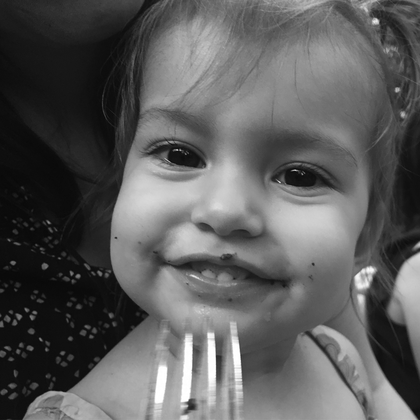
%> input picture PS5/bb.tiff, 420 x 420 px, shrunk from 1024 x 1024 before the run
$ octave quantize_analysis.m   (GNU Octave 9; MATLAB toolbox functions it lacks are replaced by stand-ins)
%> lines starting %> are read from the running program, lines starting %| are printed output that depends on the picture
### PS5/block_dct2_quantize.m
%% Approximate Block DCT 2

function [X_approx, X_dct] = block_dct2_quantize(X)
    N = length(X);
    X_dct = zeros(N, N);
    blocksize = 8;
    numblocks = N / blocksize;
    load('jpeg_Qtable.mat');

    num_z = 0;

    % DCT
    X_dct = block_dct2(X);

    % Quantize
    for i = 0:numblocks-1
        for j = 0:numblocks-1
            X_dct(i*blocksize + 1:i*blocksize+blocksize, j*blocksize + 1:j*blocksize+blocksize) = Q .* round(X_dct(i*blocksize + 1:i*blocksize+blocksize, j*blocksize + 1:j*blocksize+blocksize) ./ Q);
            num_z = num_z + (blocksize * blocksize - nnz(X_dct(i*blocksize + 1:i*blocksize+blocksize, j*blocksize + 1:j*blocksize+blocksize)));
        end
    end

    % iDCT
    X_approx = iblock_dct2(X_dct);
    disp(['Number of non-Zero Coeff: ' num2str(1024*1024 - num_z)]);
end

### PS5/block_dct2.m
%% Block DCT 2

function X_dct = block_dct2(X)
    N = length(X);
    X_dct = zeros(N, N);
    blocksize = 8;
    numblocks = N / blocksize;

%     fun = @(block_struct) dct2(block_struct.data);
%     X_dct = blockproc(X, [blocksize blocksize], fun);

    for i = 0:numblocks - 1
        for j = 0:numblocks - 1
            X_dct(i*blocksize + 1:i*blocksize+blocksize, j*blocksize + 1:j*blocksize+blocksize) = dct2(X(i*blocksize + 1:i*blocksize+blocksize, j*blocksize + 1:j*blocksize+blocksize));
        end
    end
end

### PS5/iblock_dct2.m
%% Block iDCT 2

function X = iblock_dct2(X_dct)
    N = length(X_dct);
    X = zeros(N, N);
    blocksize = 8;
    numblocks = N / blocksize;

%     fun = @(block_struct) idct2(block_struct.data);
%     X = blockproc(X_dct, [blocksize blocksize], fun);

    for i = 0:numblocks - 1
        for j = 0:numblocks - 1
            X(i*blocksize + 1:i*blocksize+blocksize, j*blocksize + 1:j*blocksize+blocksize) = idct2(X_dct(i*blocksize + 1:i*blocksize+blocksize, j*blocksize + 1:j*blocksize+blocksize));
        end
    end
end

### PS5/quantize_analysis.m
%% Compression Analysis

X = double(imread('bb.tiff'));
%> X: size 420x420 double; min 8, max 255, mean 91.9; mean of the top-left, top-right, bottom-left and bottom-right quarters 63.6, 106.2, 84.6, 113.3

[X_cap, X_dct] = block_dct2_quantize(X);
%> after the loop in block_dct2, `for i = 0:numblocks - 1`:
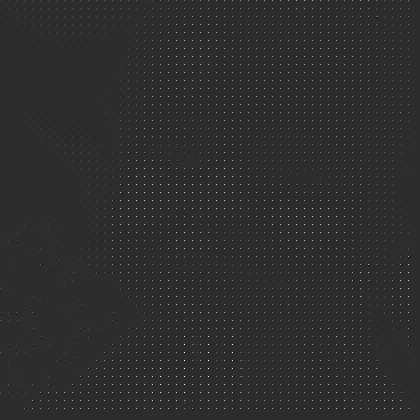
%> X_dct: size 420x420 double; min -431.8, max 2019.9, mean 11.1; drawn with min black and max white
%> after the loop in block_dct2_quantize, `for i = 0:numblocks-1`: num_z = 156196
%| Number of non-Zero Coeff: 892380
n1 = norm(X - X_cap, 'fro');
%> n1 = 7542
n0 = norm(X, 'fro');
%> n0 = 45832.8
err = log10((n1*n1) / (n0*n0));
%> err = -1.57
disp([' Error: ' num2str(err)])
%|  Error: -1.5674

% Display Image
imagesc(X_cap);
title('Reconstructed Image After Quantization')
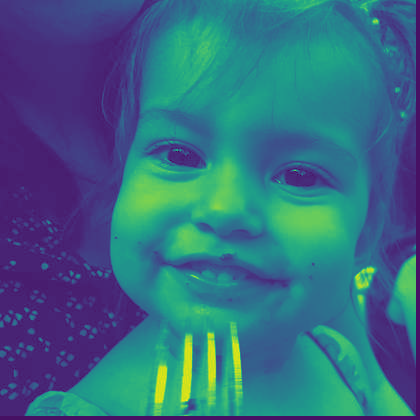
%> displayed picture: size 420x420x3, on the screen's scale of 0 to 255; mean R, G, B 54.4, 106.4, 129.8

% Parseval's Thm
Q_err = (X) - X_cap;
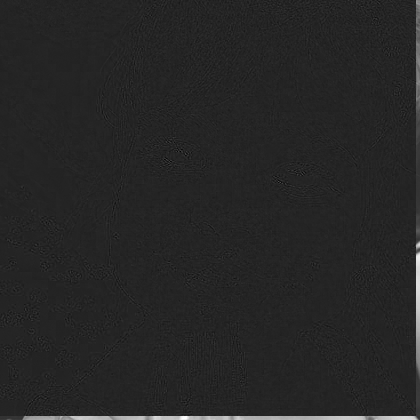
%> Q_err: size 420x420 double; min -39.21, max 233, mean 2.1; drawn with min black and max white
err1 = norm(Q_err, 'fro')
%> err1 = 7542
Xdct_err = block_dct2(X) - X_dct;
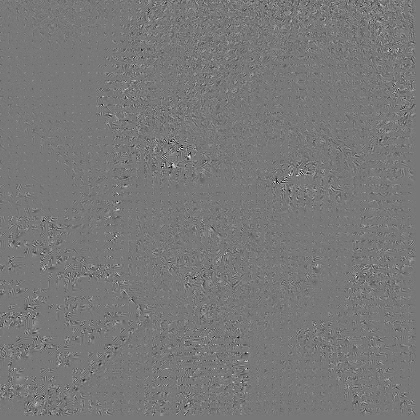
%> Xdct_err: size 420x420 double; min -33.29, max 37.12, mean 0; drawn with min black and max white
err2 = norm(Xdct_err, 'fro')
%> err2 = 1302.9
